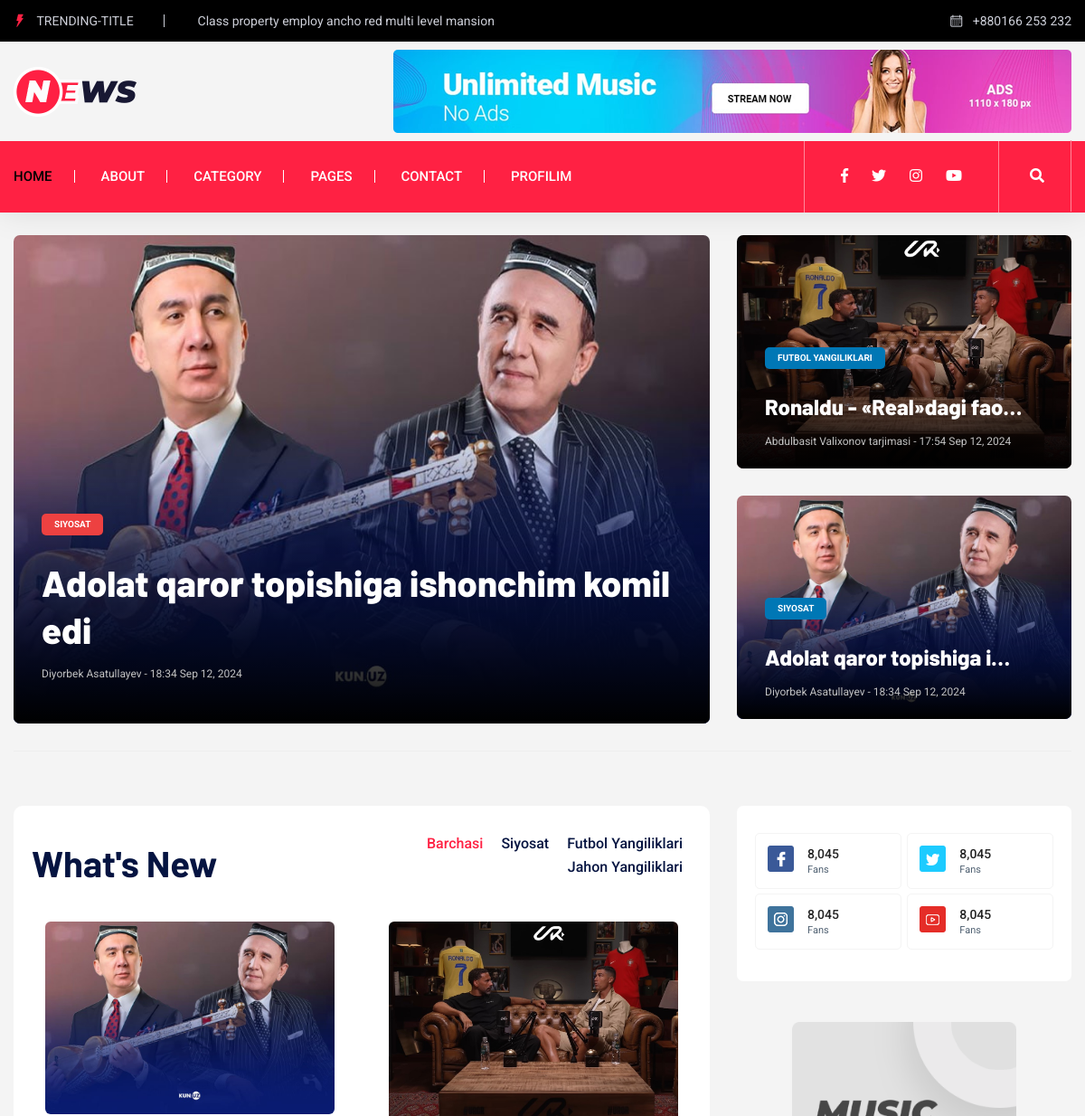
The app's page / (signed in, upper part), older data.
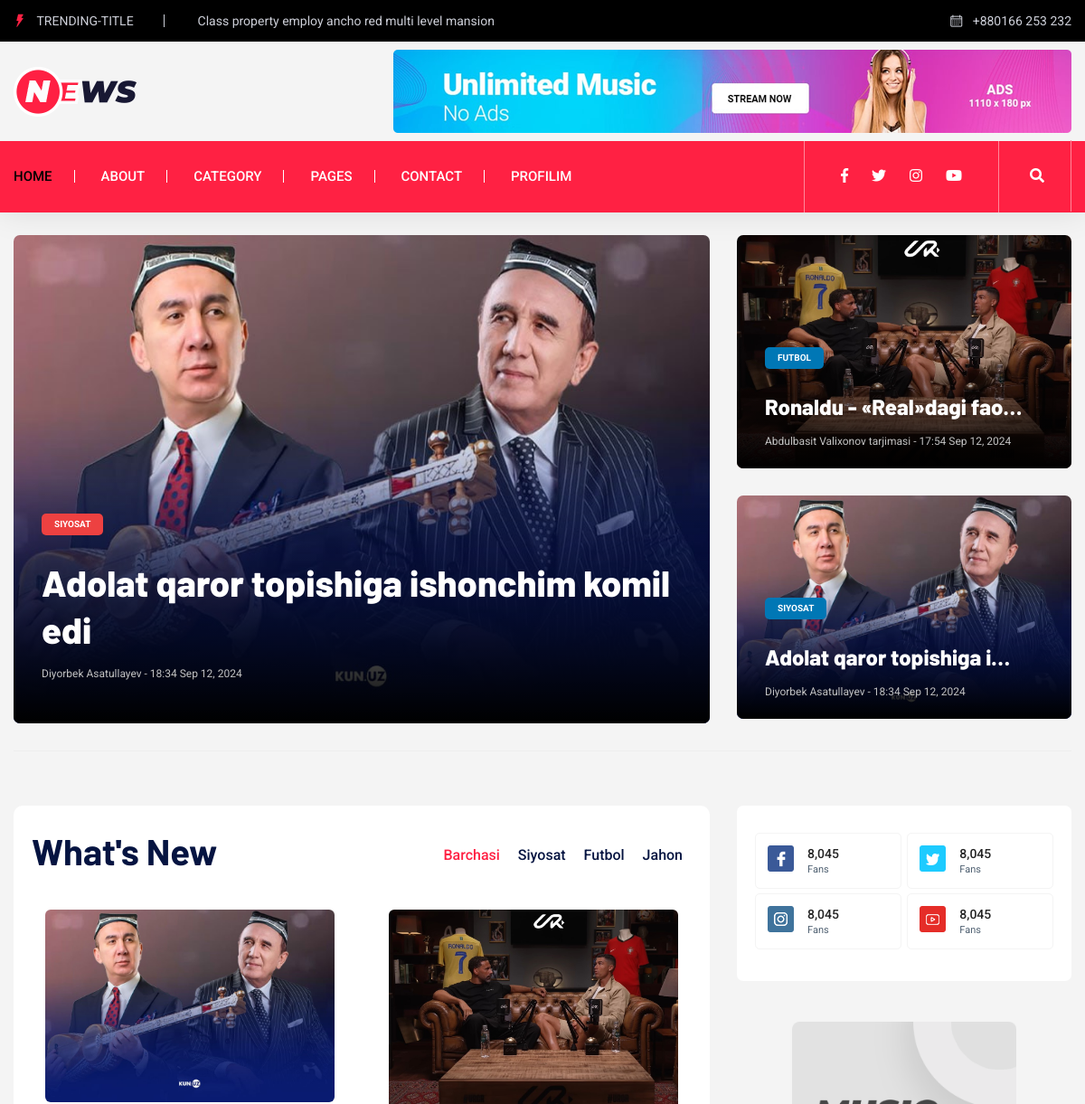
The same page, newer data.
### news/models.py (models this page shows, shortened)
class Category(models.Model):
    title = models.CharField(max_length=30, verbose_name="Nom")
    slug = models.SlugField(max_length=30, verbose_name="Slug")
    class Meta:
        verbose_name_plural = "Kategorilar"
        verbose_name = "Kategiriya"
    def last_news(self):
        return News.objects.filter(category=self, is_published=True).order_by('-created_at').first()

class News(models.Model):
    category = models.ForeignKey(Category, on_delete=models.CASCADE, verbose_name="Kategoriya")
    title = models.CharField(max_length=200, verbose_name="Nom")
    slug = models.SlugField(max_length=200, verbose_name="Slug")
    content = RichTextField(verbose_name="Kontent")
    views = models.PositiveIntegerField(default=0, verbose_name="Ko'rilishlar")
    created_at = models.DateTimeField(auto_now_add=True, verbose_name="Qo'shildi")
    updated_at = models.DateTimeField(auto_now=True, verbose_name="Yangilandi")
    image = models.ImageField(upload_to="news/images/", verbose_name="Rasm")
    is_published = models.BooleanField(default=True, verbose_name="Ko'rinishi")
    author = models.CharField(max_length=50, verbose_name="Yozuvchi")
    quotes = models.TextField(verbose_name="Iqtibos")
    class Meta:
        verbose_name_plural = "Yangiliklar"
        verbose_name = "Yangilik"
    def get_image(self):
        if self.image:
            return self.image.url
        return "https://t4.ftcdn.net/jpg/04/70/29/97/360_F_470299797_UD0eoVMMSUbHCcNJCdv2t8B2g1GVqYgs.jpg"

### news/views.py (the view)
# urls.py: path('', views.IndexView.as_view(), name='index'),
class IndexView(LoginRequiredMixin, View):
    def get(self, request):
        categories_with_news = Category.objects.prefetch_related(
            Prefetch('news_set', queryset=News.objects.filter(is_published=True))
        )
        trending_newses = News.objects.filter(is_published=True).order_by('-views')[:2]
        newses = News.objects.filter(is_published=True).order_by('-created_at')[:10]
        most_newses =  News.objects.filter(is_published=True).order_by('-views')[:5]
        context = {
            'title': "Bosh sahifa",
            'categories': categories_with_news,
            'trending_newses': trending_newses,
            'newses': newses,
            'most_newses': most_newses,
        }
        return render(request, 'news/index.html', context)

### news/templates/news/index.html (shortened to what this page needs)
{% extends 'base.html' %}
{% block content %}
    {% include 'components/trending.html' %}
    {% include 'components/category.html' %}
{% endblock %}

### templates/components/trending.html
{% load static %}
<div class="trending-area fix pt-25 gray-bg">
    <div class="container">
        <div class="trending-main">
            <div class="row">
                <div class="col-lg-8">
                    <div class="slider-active">
                        {% for category in categories %}
                            {% with category.last_news as news %}
                                {% if news %}
                                    <div class="single-slider">
                                        <div class="trending-top mb-30">
                                            <div class="trend-top-img">
                                                <img src="{{ news.get_image }}" alt="" width="100%"
                                                     height="540px">
                                                <div class="trend-top-cap">
                                                <span class="bgr" data-animation="fadeInUp" data-delay=".2s"
                                                      data-duration="1000ms">{{ category.title }}</span>
                                                    <h2>
                                                        <a href="{% url 'news:latest_news' news.slug %}" data-animation="fadeInUp"
                                                           data-delay=".4s"
                                                           data-duration="1000ms">
                                                            {{ news.title|truncatechars:50 }}
                                                        </a>
                                                    </h2>
                                                    <p data-animation="fadeInUp" data-delay=".6s"
                                                       data-duration="1000ms">
                                                        {{ news.author }}
                                                        - {{ news.created_at|time:"H:i" }} {{ news.created_at|date:"M d, Y" }}
                                                    </p>
                                                </div>
                                            </div>
                                        </div>
                                    </div>
                                {% endif %}
                            {% endwith %}
                        {% endfor %}
                    </div>
                </div>
                <div class="col-lg-4">
                    <div class="row">
                        {% for news in trending_newses %}
                            <div class="col-lg-12 col-md-6 col-sm-6">
                                <div class="trending-top mb-30">
                                    <div class="trend-top-img">
                                        <img src="{{ news.get_image }}" alt="">
                                        <div class="trend-top-cap trend-top-cap2">
                                            <span class="bgb">{{ news.category.title }}</span>
                                            <h2>
                                                <a href="{% url 'news:latest_news' news.slug %}">
                                                    {{ news.title|truncatechars:25 }}
                                                </a>
                                            </h2>
                                            <p>{{ news.author }}
                                                - {{ news.created_at|time:"H:i" }} {{ news.created_at|date:"M d, Y" }}</p>
                                        </div>
                                    </div>
                                </div>
                            </div>
                        {% endfor %}
                    </div>
                </div>
            </div>
        </div>
    </div>
</div>

### templates/components/category.html (shortened to what this page needs)
{% load static %}
<div class="about-area2 gray-bg pt-60 pb-60">
    <div class="container">
        <div class="row">
            <div class="col-lg-8">
                <div class="whats-news-wrapper">
                    <div class="row justify-content-between align-items-end mb-15">
                        <div class="col">
                            <div class="section-tittle mb-30">
                                <h3>What's New</h3>
                            </div>
                        </div>
                        <div class="col ml-1">
                            <div class="properties__button">
                                <nav>
                                    <div class="nav nav-tabs" id="nav-tab" role="tablist">
                                        <a class="nav-item nav-link active" id="nav-home-tab" data-toggle="tab"
                                                href="#barchasi" role="tab" aria-controls="nav-home" aria-selected="true">Barchasi</a>
                                        {% for category in categories %}
                                        	<a class="nav-item nav-link" id="nav-home-tab" data-toggle="tab"
                                                href="#{{ category.slug }}" role="tab" aria-controls="nav-home" aria-selected="true">{{ category.title }}</a>
                                        {% endfor %}
                                    </div>
                                </nav>
                            </div>
                        </div>
                    </div>
                    <div class="row">
                        <div class="col-12">
                            <div class="tab-content" id="nav-tabContent">
                                <div class="tab-pane fade show active" id="barchasi" role="tabpanel"
                                    aria-labelledby="nav-home-tab">
                                    <div class="row">
                                        {% if categories %}
                                            {% for category in categories %}
                                                {% for new in category.news_set.all %}
                                                    <div class="col-xl-6 col-lg-6 col-md-6">
                                                        <div class="whats-news-single mb-40 mb-40">
                                                            <div class="whates-img">
                                                                <img src="{{ new.image.url }}" alt="">
                                                            </div>
                                                        </div>
                                                    </div>
                                                {% endfor %}
                                            {% endfor %}
                                        {% else %}
                                            <h6 class="">Yangiliklar mavjud emas</h6>
                                        {% endif %}
                                    </div>
                                </div>
                            </div>
                        </div>
                    </div>
                </div>
            </div>
            <div class="col-lg-4">
                <div class="single-follow mb-45">
                    <div class="single-box">
                        <div class="follow-us d-flex align-items-center">
                            <div class="follow-social">
                                <a href="#"><img src="{% static 'news/assets/img/news/icon-fb.png' %}" alt=""></a>
                            </div>
                            <div class="follow-count">
                                <span>8,045</span>
                                <p>Fans</p>
                            </div>
                        </div>
                        <div class="follow-us d-flex align-items-center">
                            <div class="follow-social">
                                <a href="#"><img src="{% static 'news/assets/img/news/icon-tw.png' %}" alt=""></a>
                            </div>
                            <div class="follow-count">
                                <span>8,045</span>
                                <p>Fans</p>
                            </div>
                        </div>
                        <div class="follow-us d-flex align-items-center">
                            <div class="follow-social">
                                <a href="#"><img src="{% static 'news/assets/img/news/icon-ins.png' %}" alt=""></a>
                            </div>
                            <div class="follow-count">
                                <span>8,045</span>
                                <p>Fans</p>
                            </div>
                        </div>
                        <div class="follow-us d-flex align-items-center">
                            <div class="follow-social">
                                <a href="#"><img src="{% static 'news/assets/img/news/icon-yo.png' %}" alt=""></a>
                            </div>
                            <div class="follow-count">
                                <span>8,045</span>
                                <p>Fans</p>
                            </div>
                        </div>
                    </div>
                </div>
                <div class="news-poster d-none d-lg-block">
                    <img src="{% static 'news/assets/img/news/news_card.jpg' %}" alt="">
                </div>
            </div>
        </div>
    </div>
</div>

Row changes from the older to the newer data that the page shows:
removed Category: title "Jahon Yangiliklari", shown under "What's New"
changed News "Abdulbasit Valixonov tarjimasi": category "FUTBOL YANGILIKLARI" → "FUTBOL"
changed Category: title "Futbol Yangiliklari" → "Futbol"
added Category: title "Jahon", shown under "What's New"
